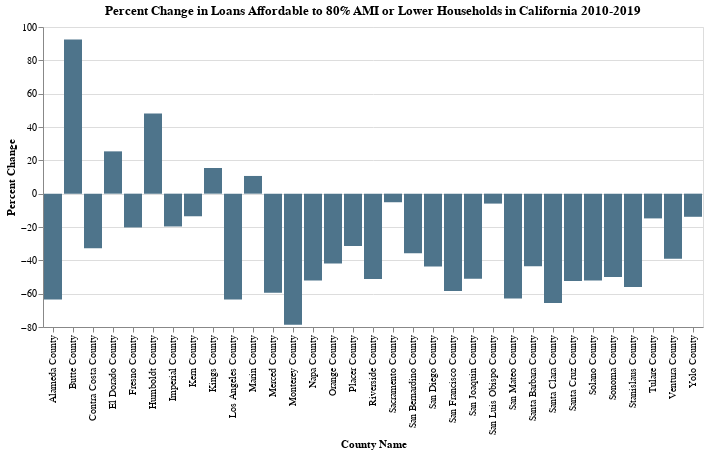

Notebook source saved alongside this figure:
### Code cell
alt.Chart(affodable_2010_to_2019_80AMI).mark_bar().encode(
    x='County Name',
    y='Percent Change',
    tooltip=['Percent Change']
).configure(background="#ffffff").configure_legend().properties(
    title={
      "text": ["Percent Change in Loans Affordable to 80% AMI or Lower Households in California 2010-2019"]})

### Figure 1 — Vega-Lite specification as saved in the notebook (floating-point values rounded to 4 significant figures)
{"config": {"title": {"font": "Veranda Regular"}, "range": {"category": ["#4E748B"]}, "legend": {"labelFont": "Veranda Regular"}, "bar": {"fill": ["#4E748B"], "stroke": false}, "background": "#ffffff"}, "data": {"name": "data-d8ef84028408aaf2507e520bb7d07119"}, "mark": "bar", "encoding": {"tooltip": [{"type": "quantitative", "field": "Percent Change"}], "x": {"type": "nominal", "field": "County Name"}, "y": {"type": "quantitative", "field": "Percent Change"}}, "title": {"text": ["Percent Change in Loans Affordable to 80% AMI or Lower Households in California 2010-2019"]}, "$schema": "https://vega.github.io/schema/vega-lite/v4.0.2.json", "datasets": {"data-d8ef84028408aaf2507e520bb7d07119": [{"County Name": "Monterey County", "Percent of Loans Affordable to 80% AMI or Lower Households 2019": 0.1313, "Percent of Loans Affordable to 80% AMI or Lower Households 2010": 0.6165, "Percent Change": -78.71}, {"County Name": "Santa Clara County", "Percent of Loans Affordable to 80% AMI or Lower Households 2019": 0.1556, "Percent of Loans Affordable to 80% AMI or Lower Households 2010": 0.4519, "Percent Change": -65.57}, {"County Name": "Los Angeles County", "Percent of Loans Affordable to 80% AMI or Lower Households 2019": 0.131, "Percent of Loans Affordable to 80% AMI or Lower Households 2010": 0.3593, "Percent Change": -63.55}, {"County Name": "Alameda County", "Percent of Loans Affordable to 80% AMI or Lower Households 2019": 0.1588, "Percent of Loans Affordable to 80% AMI or Lower Households 2010": 0.4354, "Percent Change": -63.54}, {"County Name": "San Mateo County", "Percent of Loans Affordable to 80% AMI or Lower Households 2019": 0.1193, "Percent of Loans Affordable to 80% AMI or Lower Households 2010": 0.3213, "Percent Change": -62.87}, {"County Name": "Merced County", "Percent of Loans Affordable to 80% AMI or Lower Households 2019": 0.301, "Percent of Loans Affordable to 80% AMI or Lower Households 2010": 0.7419, "Percent Change": -59.43}, {"County Name": "San Francisco County", "Percent of Loans Affordable to 80% AMI or Lower Households 2019": 0.1185, "Percent of Loans Affordable to 80% AMI or Lower Households 2010": 0.2853, "Percent Change": -58.47}, {"County Name": "Stanislaus County", "Percent of Loans Affordable to 80% AMI or Lower Households 2019": 0.3616, "Percent of Loans Affordable to 80% AMI or Lower Households 2010": 0.8223, "Percent Change": -56.02}, {"County Name": "Santa Cruz County", "Percent of Loans Affordable to 80% AMI or Lower Households 2019": 0.177, "Percent of Loans Affordable to 80% AMI or Lower Households 2010": 0.3716, "Percent Change": -52.36}, {"County Name": "Napa County", "Percent of Loans Affordable to 80% AMI or Lower Households 2019": 0.2526, "Percent of Loans Affordable to 80% AMI or Lower Households 2010": 0.5273, "Percent Change": -52.09}, {"County Name": "Solano County", "Percent of Loans Affordable to 80% AMI or Lower Households 2019": 0.3041, "Percent of Loans Affordable to 80% AMI or Lower Households 2010": 0.634, "Percent Change": -52.03}, {"County Name": "Riverside County", "Percent of Loans Affordable to 80% AMI or Lower Households 2019": 0.2945, "Percent of Loans Affordable to 80% AMI or Lower Households 2010": 0.603, "Percent Change": -51.15}, {"County Name": "San Joaquin County", "Percent of Loans Affordable to 80% AMI or Lower Households 2019": 0.3172, "Percent of Loans Affordable to 80% AMI or Lower Households 2010": 0.6484, "Percent Change": -51.09}, {"County Name": "Sonoma County", "Percent of Loans Affordable to 80% AMI or Lower Households 2019": 0.2509, "Percent of Loans Affordable to 80% AMI or Lower Households 2010": 0.5014, "Percent Change": -49.97}, {"County Name": "San Diego County", "Percent of Loans Affordable to 80% AMI or Lower Households 2019": 0.201, "Percent of Loans Affordable to 80% AMI or Lower Households 2010": 0.3565, "Percent Change": -43.63}, {"County Name": "Santa Barbara County", "Percent of Loans Affordable to 80% AMI or Lower Households 2019": 0.2112, "Percent of Loans Affordable to 80% AMI or Lower Households 2010": 0.3745, "Percent Change": -43.6}, {"County Name": "Orange County", "Percent of Loans Affordable to 80% AMI or Lower Households 2019": 0.2276, "Percent of Loans Affordable to 80% AMI or Lower Households 2010": 0.3919, "Percent Change": -41.93}, {"County Name": "Ventura County", "Percent of Loans Affordable to 80% AMI or Lower Households 2019": 0.2614, "Percent of Loans Affordable to 80% AMI or Lower Households 2010": 0.4284, "Percent Change": -38.99}, {"County Name": "San Bernardino County", "Percent of Loans Affordable to 80% AMI or Lower Households 2019": 0.4204, "Percent of Loans Affordable to 80% AMI or Lower Households 2010": 0.6546, "Percent Change": -35.78}, {"County Name": "Contra Costa County", "Percent of Loans Affordable to 80% AMI or Lower Households 2019": 0.3648, "Percent of Loans Affordable to 80% AMI or Lower Households 2010": 0.5428, "Percent Change": -32.79}, {"County Name": "Placer County", "Percent of Loans Affordable to 80% AMI or Lower Households 2019": 0.2969, "Percent of Loans Affordable to 80% AMI or Lower Households 2010": 0.4331, "Percent Change": -31.44}, {"County Name": "Fresno County", "Percent of Loans Affordable to 80% AMI or Lower Households 2019": 0.3821, "Percent of Loans Affordable to 80% AMI or Lower Households 2010": 0.4793, "Percent Change": -20.27}, {"County Name": "Imperial County", "Percent of Loans Affordable to 80% AMI or Lower Households 2019": 0.6279, "Percent of Loans Affordable to 80% AMI or Lower Households 2010": 0.7818, "Percent Change": -19.68}, {"County Name": "Tulare County", "Percent of Loans Affordable to 80% AMI or Lower Households 2019": 0.3569, "Percent of Loans Affordable to 80% AMI or Lower Households 2010": 0.4191, "Percent Change": -14.85}, {"County Name": "Yolo County", "Percent of Loans Affordable to 80% AMI or Lower Households 2019": 0.4731, "Percent of Loans Affordable to 80% AMI or Lower Households 2010": 0.5493, "Percent Change": -13.87}, {"County Name": "Kern County", "Percent of Loans Affordable to 80% AMI or Lower Households 2019": 0.5167, "Percent of Loans Affordable to 80% AMI or Lower Households 2010": 0.5977, "Percent Change": -13.56}, {"County Name": "San Luis Obispo County", "Percent of Loans Affordable to 80% AMI or Lower Households 2019": 0.274, "Percent of Loans Affordable to 80% AMI or Lower Households 2010": 0.2914, "Percent Change": -5.956}, {"County Name": "Sacramento County", "Percent of Loans Affordable to 80% AMI or Lower Households 2019": 0.5611, "Percent of Loans Affordable to 80% AMI or Lower Households 2010": 0.5916, "Percent Change": -5.147}, {"County Name": "Marin County", "Percent of Loans Affordable to 80% AMI or Lower Households 2019": 0.2222, "Percent of Loans Affordable to 80% AMI or Lower Households 2010": 0.2009, "Percent Change": 10.63}, {"County Name": "Kings County", "Percent of Loans Affordable to 80% AMI or Lower Households 2019": 0.4939, "Percent of Loans Affordable to 80% AMI or Lower Households 2010": 0.4281, "Percent Change": 15.38}, {"County Name": "El Dorado County", "Percent of Loans Affordable to 80% AMI or Lower Households 2019": 0.3769, "Percent of Loans Affordable to 80% AMI or Lower Households 2010": 0.3006, "Percent Change": 25.38}, {"County Name": "Humboldt County", "Percent of Loans Affordable to 80% AMI or Lower Households 2019": 0.3982, "Percent of Loans Affordable to 80% AMI or Lower Households 2010": 0.2688, "Percent Change": 48.12}, {"County Name": "Butte County", "Percent of Loans Affordable to 80% AMI or Lower Households 2019": 0.6292, "Percent of Loans Affordable to 80% AMI or Lower Households 2010": 0.3268, "Percent Change": 92.52}]}}
